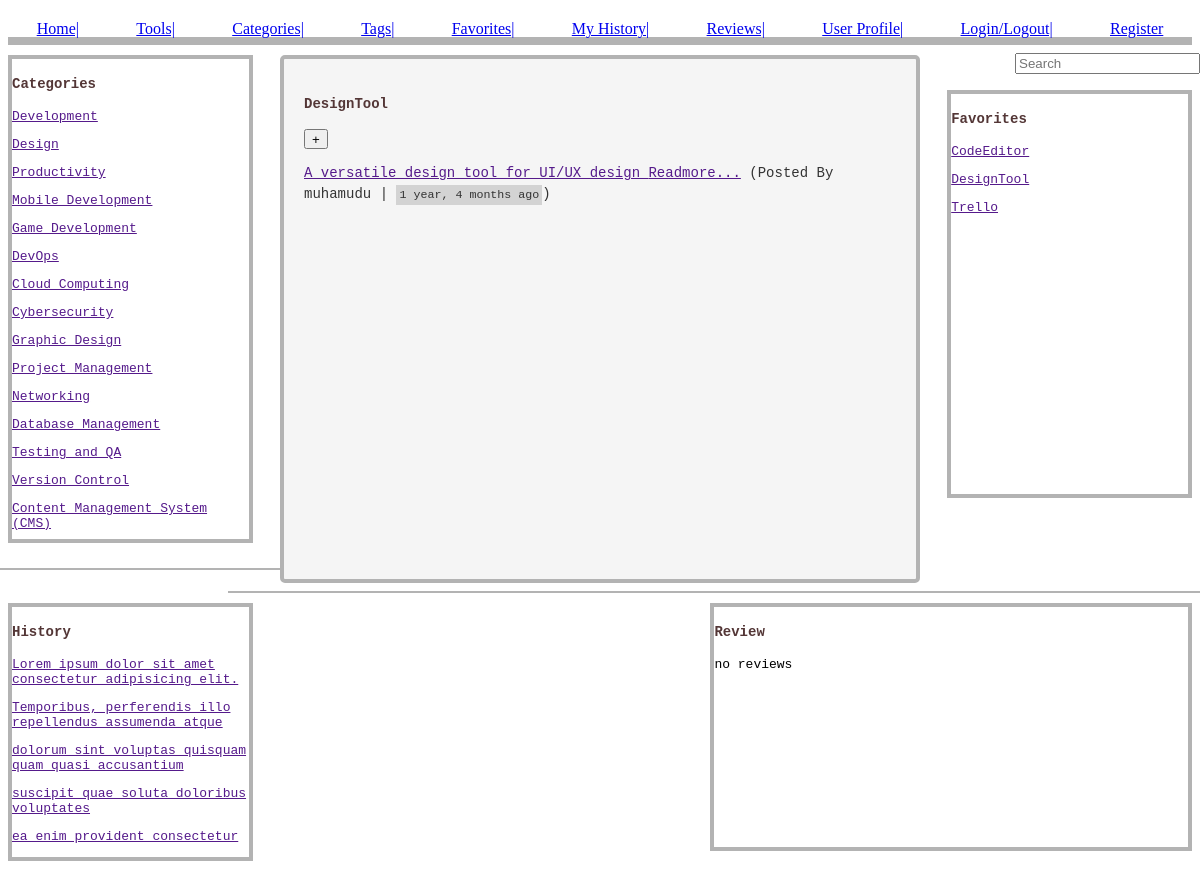
Page /tool-detail/2 (signed in) on the committed database.
### webtool/models.py (models this page shows, shortened)
class Category(models.Model):
    name = models.CharField(max_length=120, unique=True)

class Tool(models.Model):
    name = models.CharField(max_length=128)
    description = models.TextField()
    category = models.ForeignKey("Category", on_delete=models.SET_NULL, null=True)
    tag = models.ForeignKey("Tag", on_delete=models.SET_NULL, null=True)
    download_link = models.URLField(max_length=200, default='https://www.example.com')
    image = models.ImageField(upload_to='images/', null=True, blank=True)
    license = models.CharField(max_length=100)
    owner = models.ForeignKey(User, on_delete=models.SET_NULL, null=True)
    def __str__(self):
        return self.name

class Favorite(models.Model):
    user =  models.ForeignKey(User, on_delete=models.CASCADE)
    tool =  models.ForeignKey(Tool, on_delete=models.CASCADE)

### webtool/views.py (the view)
# urls.py: path('tool-detail/<int:pk>', tool_details, name='tool_detail'),
def tool_details(request, pk):
    tool = get_object_or_404(Tool, id=pk)
    user = request.user
    favorites = Favorite.objects.filter(user=user)
    categories = Category.objects.all()
    reviews = Review.objects.filter(user=user, tool=tool)
    ctx = {'tool': tool, "favorites":favorites, "categories":categories, "reviews":reviews}
    return render(request, 'webtool/toolDetail.html', ctx)

### webtool/templates/webtool/toolDetail.html (shortened to what this page needs)
{% extends 'webtool/base.html' %}
{% block content %}
{% include 'webtool/nav.html' %}
{% if tool %}
<div class="search">
    <input type="search" name="" id="" placeholder="Search">
</div>
<div class="divnin">
    <div class="div-category" style="overflow-y: scroll;">
        <h3>Categories</h3>
        {%if categories %}
        {%for category in categories %}
        <p> <a href="">{{category.name}}</a> </p>
        {%endfor%}
        {%endif%}
    </div>
    <div class="div-tool" style="overflow-y: scroll;">
        <h3>{{tool}}</h3>
        <button title="Add To Favolite" style="height: 20px;">+</button>
        <p><a href="">{{tool.description}} Readmore...</a>
            <span>(Posted By {%if tool.owner%}{{tool.owner}} {%else%} N/A{%endif%} |
                <small>1 year, 4 months ago</small>)</span>
        </p>
    </div>
    <div class="div-favolite" style="overflow-y: scroll;">
        <h3>Favorites</h3>
        {%if favorites %}
        {% for favorite in favorites %}
        <p> <a href="">{{favorite.tool}}</a> </p>
        {%endfor%}
        {%else%}
        <p>no favorites </p>
        {% endif %}
    </div>
</div>
<div>
    <hr style="width: 278px; position: absolute; left: 0; top: 35em; border: 1px solid rgb(179, 179, 179);">
</div>
<div>
    <hr style="width: 970px; position: absolute; right: 0; top:auto; border: 1px solid rgb(179, 179, 179);">
</div>
<div class="container2">
    <div class="div-history">
        <h3>History</h3>
        <p> <a href="">Lorem ipsum dolor sit amet consectetur adipisicing elit.</a> </p>
        <p> <a href="">Temporibus, perferendis illo repellendus assumenda atque</a> </p>
        <p> <a href="">dolorum sint voluptas quisquam quam quasi accusantium</a> </p>
        <p><a href="">suscipit quae soluta doloribus voluptates</a> </p>
        <p> <a href="">ea enim provident consectetur</a> </p>
    </div>
    <div class="div-review" style="overflow: scroll;">
        <h3>Review </h3>
        {%if reviews %}
        {%for review in reviews%}
        <p> <a href=""><span class="reviewer-name">{{review.user}}</span> reviewed your tool <span
                    class="tool-name">{{review.tool}}</span> and gave it a <span class="rating">{{review.rating}}-star
                    rating</span></a></p>
        {%endfor%}
        {%else%}
        <p>no reviews</p>
        {%endif%}
    </div>
</div>
{% else %}
<p>No tools </p>
{%endif%}
{% endblock content %}

### webtool/templates/webtool/base.html (style rules this page uses)
.divnin { width: 100%; height: auto; margin-top: 10px; display: flex; justify-content: space-between; }
.div-category { width: 20%; height: 30em; border: 4px solid rgb(179, 179, 179); }
.div-tool { width: 50%; height: 30em; border: 4px solid rgb(179, 179, 179); background-color: #f5f5f5; padding: 20px; border-radius: 5px; }
.div-tool p { font-size: 14px; line-height: 1.5; color: #333; }
.div-favolite { width: 20%; height: 25em; border: 4px solid rgb(179, 179, 179); margin-top: 35px; position: relative; top: auto; }
.search { position: absolute; right: 0; z-index: 1; }
.div-history { width: 20%; height: auto; border: 4px solid rgb(179, 179, 179); }
.div-review { width: 40%; height: 15em; border: 4px solid rgb(179, 179, 179); }
.container2 { margin-top: 20px; display: flex; justify-content: space-between; }
h3 { color: rgb(83, 54, 54); font-family: monospace; font-size: 14px; line-height: 22px; }
p { font-family: monospace; }
small { background-color: lightgray; padding: 3px; }

### rows in the picture
Category: name "Development"
Category: name "Design"
Category: name "Productivity"
Category: name "Mobile Development"
Category: name "Game Development"
Category: name "DevOps"
Category: name "Cloud Computing"
Category: name "Cybersecurity"
Category: name "Graphic Design"
Category: name "Project Management"
Category: name "Networking"
Category: name "Database Management"
Category: name "Testing and QA"
Category: name "Version Control"
Category: name "Content Management System (CMS)"
Tool: name "DesignTool", description "A versatile design tool for UI/UX design", owner "muhamudu"
Favorite: tool "CodeEditor"
Favorite: tool "DesignTool"
Favorite: tool "Trello"
